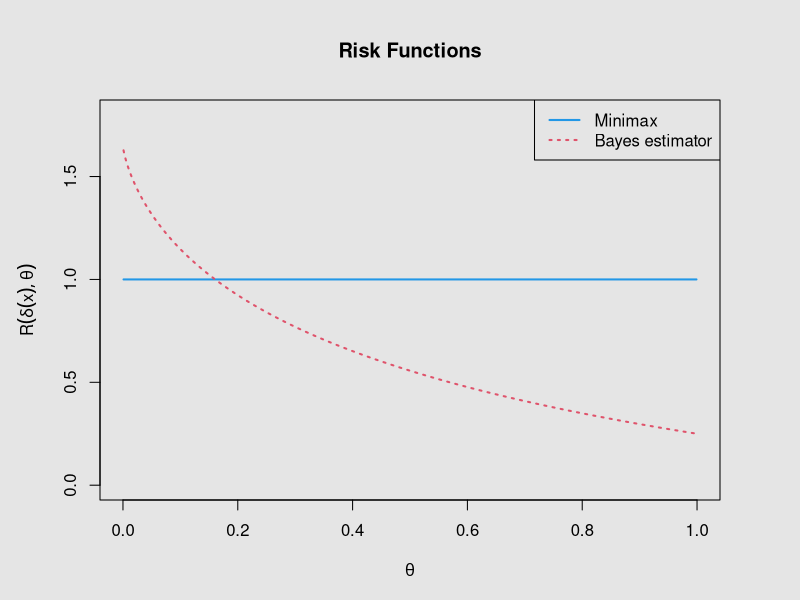

Write R code to recreate this figure.
eta=seq(0,1,.001)

L1=L2=rep(length(eta))
for(k in 1:length(eta)){ 
  theta=eta[k]
x=1:100000
#sum(((1/x)-theta)^2*theta*(1-theta)^x)/(theta*(1-theta))

I=function(x){
  y=rep(0,length(x))
  for(i in 1:length(x)){ 
  if(x[i]==1)(y[i]=1)}
  ;y
}
L1[k]=sum((I(x)-theta)^2*theta*(1-theta)^(x-1)) /(theta*(1-theta))

L2[k]=sum(((1/x)-theta)^2*theta*(1-theta)^(x-1))/(theta*(1-theta))
}

par(mfrow=c(1,1),bg="gray90", mar=c(5,5,5,4))
plot(eta,L1,type="l",ylim=c(0,1.8),xlab=expression(theta),
     ylab=expression(R(delta(x),theta)),main="Risk Functions",lwd=2,col=4)
lines(eta,L2,type="l",col=2,lty=3,lwd=2)
legend("topright",col=c(4,2),lty=c(1,3),c("Minimax","Bayes estimator"),lwd=2:2)
    
       